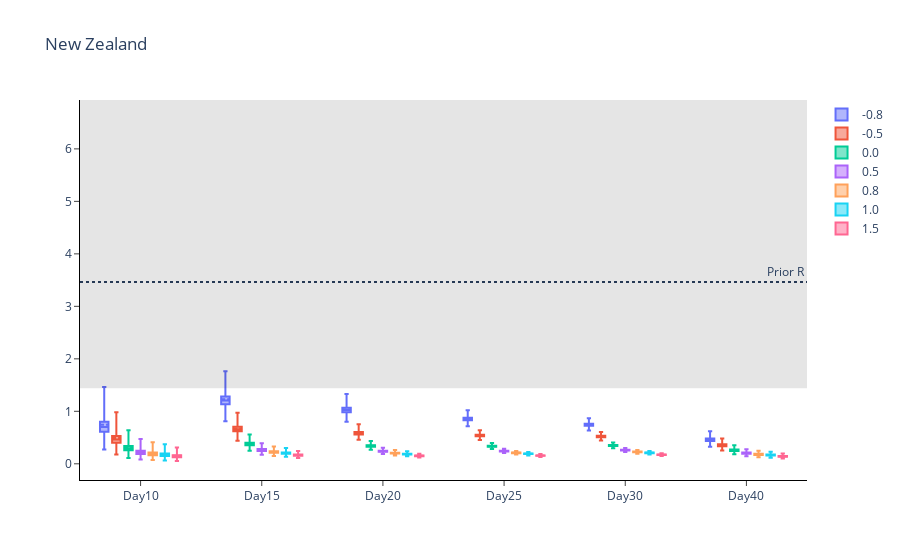

Write notebook code for a chart like this one.
### Code cell
# Create list of names for x-axis and traces
group_name = ['Day{}'.format(x) for x in chosen_times]

# Sort results
all_intervals.sort_values(by=['Epsilon','Time Points'], inplace=True)

# Plot (box plot for inference)
fig = go.Figure()

prior_dist = scipy.stats.gamma(a, scale=1/b)
median = prior_dist.median()
prior_dist_interval = prior_dist.interval(.5)

fig.add_hline(y=median, line_dash='dot',
              annotation_text='Prior R', 
              annotation_position='top right')
fig.add_hrect(y0=prior_dist_interval[0], y1=prior_dist_interval[1], line_width=0, fillcolor='black', opacity=0.1)

n = len(group_name)
for i in range(len(epsilon_range)):
    fig.add_trace(
        go.Box(
            mean=all_intervals.loc[all_intervals['Central Probability']==0]['Mean'][i*n:(i+1)*n],
            median=all_intervals.loc[all_intervals['Central Probability']==0]['Lower bound CI'][i*n:(i+1)*n],
            q1=all_intervals.loc[all_intervals['Central Probability']==0.25]['Lower bound CI'][i*n:(i+1)*n],
            q3=all_intervals.loc[all_intervals['Central Probability']==0.25]['Upper bound CI'][i*n:(i+1)*n],
            upperfence=all_intervals.loc[all_intervals['Central Probability']==0.95]['Upper bound CI'][i*n:(i+1)*n],
            lowerfence=all_intervals.loc[all_intervals['Central Probability']==0.95]['Lower bound CI'][i*n:(i+1)*n],
            x=group_name,
            name=str(round(epsilon_range[i],1))
        )
    )
fig.update_layout(
    plot_bgcolor="white",
    xaxis=dict(linecolor="black"),
    yaxis=dict(linecolor="black"),
    boxmode='group',
    title='New Zealand')
fig.update_xaxes(ticks="outside")
fig.update_yaxes(ticks="outside")

fig.write_image('NZ-inf-r.pdf')
fig.show()

### Figure 1 — Plotly figure (JSON) as saved in the notebook; plotly's stock layout.template omitted (floating-point values rounded to 4 significant figures)
{"data": [{"lowerfence": [0.2701, 0.8101, 0.7996, 0.7172, 0.6348, 0.326], "mean": [0.7448, 1.228, 1.034, 0.8581, 0.7464, 0.4606], "median": [0.7018, 1.207, 1.023, 0.8543, 0.7443, 0.456], "name": "-0.8", "q1": [0.6116, 1.133, 0.982, 0.8303, 0.7256, 0.4325], "q3": [0.8008, 1.284, 1.066, 0.8789, 0.7635, 0.4803], "type": "box", "upperfence": [1.463, 1.764, 1.331, 1.021, 0.8695, 0.621], "x": ["Day10", "Day15", "Day20", "Day25", "Day30", "Day40"]}, {"lowerfence": [0.1767, 0.4403, 0.4575, 0.4545, 0.4454, 0.2518], "mean": [0.4937, 0.6721, 0.5879, 0.5415, 0.5222, 0.3573], "median": [0.4634, 0.6598, 0.5821, 0.5393, 0.5209, 0.3538], "name": "-0.5", "q1": [0.4032, 0.6187, 0.5595, 0.5246, 0.5081, 0.3354], "q3": [0.5298, 0.7035, 0.6059, 0.5545, 0.5341, 0.3729], "type": "box", "upperfence": [0.9829, 0.9732, 0.7516, 0.6412, 0.6061, 0.483], "x": ["Day10", "Day15", "Day20", "Day25", "Day30", "Day40"]}, {"lowerfence": [0.1122, 0.2498, 0.267, 0.2821, 0.297, 0.1822], "mean": [0.3159, 0.3831, 0.342, 0.3353, 0.348, 0.26], "median": [0.2954, 0.3758, 0.3387, 0.3341, 0.3472, 0.2574], "name": "0.0", "q1": [0.2565, 0.3522, 0.3257, 0.3251, 0.3387, 0.2439], "q3": [0.3385, 0.4009, 0.3523, 0.3433, 0.3559, 0.2715], "type": "box", "upperfence": [0.6368, 0.5577, 0.4357, 0.3958, 0.4035, 0.3529], "x": ["Day10", "Day15", "Day20", "Day25", "Day30", "Day40"]}, {"lowerfence": [0.08204, 0.1746, 0.1886, 0.2045, 0.2228, 0.1429], "mean": [0.2328, 0.2679, 0.2411, 0.2429, 0.261, 0.2044], "median": [0.2173, 0.2628, 0.2388, 0.242, 0.2604, 0.2023], "name": "0.5", "q1": [0.1886, 0.2462, 0.2297, 0.2355, 0.254, 0.1915], "q3": [0.2494, 0.2804, 0.2484, 0.2487, 0.267, 0.2135], "type": "box", "upperfence": [0.4714, 0.391, 0.3069, 0.2865, 0.3027, 0.2777], "x": ["Day10", "Day15", "Day20", "Day25", "Day30", "Day40"]}, {"lowerfence": [0.07063, 0.148, 0.1603, 0.1755, 0.1937, 0.1264], "mean": [0.2008, 0.227, 0.2048, 0.2084, 0.227, 0.1811], "median": [0.1873, 0.2226, 0.2029, 0.2077, 0.2264, 0.1793], "name": "0.8", "q1": [0.1623, 0.2086, 0.1952, 0.2021, 0.2209, 0.1697], "q3": [0.2149, 0.2376, 0.211, 0.2134, 0.2321, 0.1892], "type": "box", "upperfence": [0.4083, 0.3314, 0.2605, 0.2456, 0.2631, 0.2463], "x": ["Day10", "Day15", "Day20", "Day25", "Day30", "Day40"]}, {"lowerfence": [0.0645, 0.1343, 0.1457, 0.1604, 0.1782, 0.1174], "mean": [0.184, 0.206, 0.1862, 0.1904, 0.2088, 0.1684], "median": [0.1716, 0.202, 0.1845, 0.1897, 0.2083, 0.1666], "name": "1.0", "q1": [0.1488, 0.1892, 0.1774, 0.1846, 0.2032, 0.1577], "q3": [0.1971, 0.2155, 0.1918, 0.1949, 0.2136, 0.1759], "type": "box", "upperfence": [0.374, 0.3012, 0.2368, 0.2244, 0.2422, 0.229], "x": ["Day10", "Day15", "Day20", "Day25", "Day30", "Day40"]}, {"lowerfence": [0.05328, 0.1089, 0.1188, 0.1318, 0.1484, 0.09969], "mean": [0.1523, 0.1674, 0.1517, 0.1566, 0.174, 0.1431], "median": [0.1419, 0.164, 0.1502, 0.156, 0.1736, 0.1417], "name": "1.5", "q1": [0.1229, 0.1536, 0.1445, 0.1518, 0.1693, 0.1341], "q3": [0.1629, 0.1752, 0.1562, 0.1603, 0.178, 0.1495], "type": "box", "upperfence": [0.3109, 0.2447, 0.1928, 0.1844, 0.2018, 0.195], "x": ["Day10", "Day15", "Day20", "Day25", "Day30", "Day40"]}], "layout": {"annotations": [{"showarrow": false, "text": "Prior R", "x": 1, "xanchor": "right", "xref": "x domain", "y": 3.466, "yanchor": "bottom", "yref": "y"}], "boxmode": "group", "plot_bgcolor": "white", "shapes": [{"line": {"dash": "dot"}, "type": "line", "x0": 0, "x1": 1, "xref": "x domain", "y0": 3.466, "y1": 3.466, "yref": "y"}, {"fillcolor": "black", "line": {"width": 0}, "opacity": 0.1, "type": "rect", "x0": 0, "x1": 1, "xref": "x domain", "y0": 1.438, "y1": 6.931, "yref": "y"}], "title": {"text": "New Zealand"}, "xaxis": {"linecolor": "black", "ticks": "outside"}, "yaxis": {"linecolor": "black", "ticks": "outside"}}}
